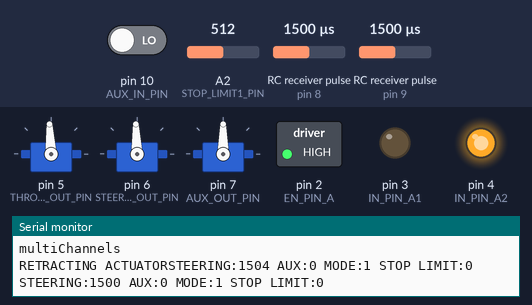
Recording of a sketch running on a simulated Arduino Uno, built with avr-gcc and run on an emulated ATmega328P. Parts: 3 × servo, switched loads named in the sketch (green lamp = pin HIGH), output pins drawn as LEDs (lit = HIGH), the last lines printed to the serial monitor. Wiring (inferred from the names in the program): 2 × RC receiver channel: data pin 8 / data pin 9. Inputs (shaded band) come from the test bench; at power-on: RC receiver pulse (sensors on pin 9, pin 8) 1500 µs, A2 (STOP_LIMIT1_PIN) = 512, pin 10 (AUX_IN_PIN) LOW. Random numbers use the default seed unless the sketch sets one.

Above: at 11.2 s.
11.3 s: RC receiver pulse (sensor on pin 9) set to 1020 µs
At 14.2 s:
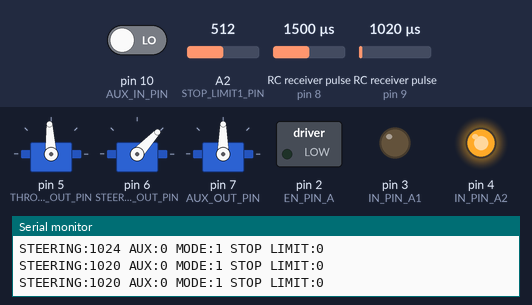
14.3 s: A2 (STOP_LIMIT1_PIN) set to 220
At 16.58 s:
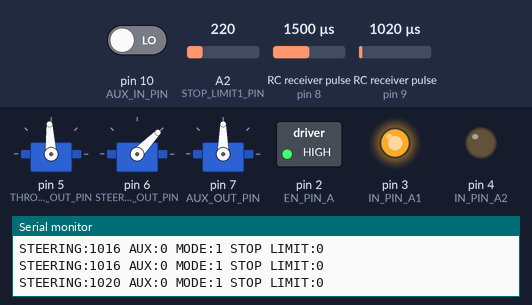
17.3 s: A2 (STOP_LIMIT1_PIN) set to 193
At 18.9 s:
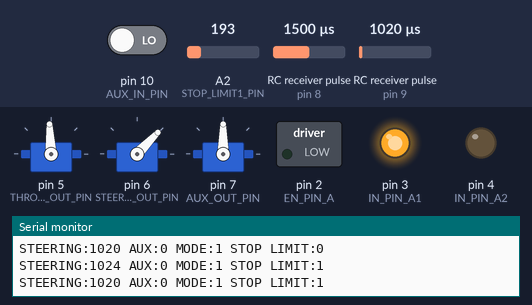
20.3 s: RC receiver pulse (sensor on pin 8) set to 1020 µs
23.3 s: A2 (STOP_LIMIT1_PIN) set to 214
At 26.22 s:
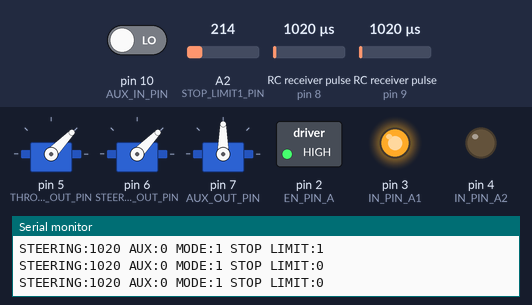
26.3 s: RC receiver pulse (sensor on pin 9) set to 1250 µs
Timing chart, 0 to 36.1 s (numbered marks = the images above; inputs shaded):
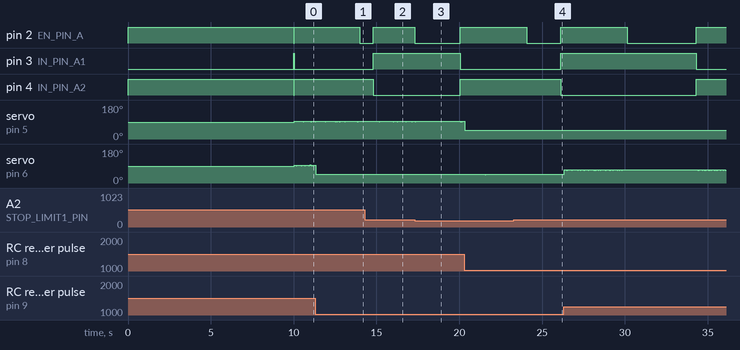

Measured:
- the behaviour switches between 204 and 203 on A2 (STOP_LIMIT1_PIN) (found by bisection; images 2 and 3)
- after the input at 23.3 s, pin 3 (IN_PIN_A1): LOW → HIGH after 2.8 s; pin 4 (IN_PIN_A2): HIGH → LOW after 2.8 s

The sketch:

ConservationMooseController.ino
```cpp
// MultiChannels
//
// rcarduino.blogspot.com
//
// A simple approach for reading three RC Channels using pin change interrupts
//
// See related posts -
// http://rcarduino.blogspot.co.uk/2012/01/how-to-read-rc-receiver-with.html
// http://rcarduino.blogspot.co.uk/2012/03/need-more-interrupts-to-read-more.html
// http://rcarduino.blogspot.co.uk/2012/01/can-i-control-more-than-x-servos-with.html
//
// rcarduino.blogspot.com
//

// include the pinchangeint library - see the links in the related topics section above for details
#include <PinChangeInt.h>

#include <Servo.h>

// Assign your channel in pins
#define THROTTLE_IN_PIN 8
#define STEERING_IN_PIN 9
#define AUX_IN_PIN 10

// Assign your channel out pins
#define THROTTLE_OUT_PIN 5
#define STEERING_OUT_PIN 6
#define AUX_OUT_PIN 7

#define IN true
#define OUT false;

#define FASTADC 1

// defines for setting and clearing register bits
#ifndef cbi
#define cbi(sfr, bit) (_SFR_BYTE(sfr) &= ~_BV(bit))
#endif
#ifndef sbi
#define sbi(sfr, bit) (_SFR_BYTE(sfr) |= _BV(bit))
#endif

// Servo objects generate the signals expected by Electronic Speed Controllers and Servos
// We will use the objects to output the signals we read in
// this example code provides a straight pass through of the signal with no custom processing
Servo servoThrottle;
Servo servoSteering;
Servo servoAux;

// These bit flags are set in bUpdateFlagsShared to indicate which
// channels have new signals
#define THROTTLE_FLAG 1
#define STEERING_FLAG 2
#define AUX_FLAG 4

//pins for the motor controller
#define EN_PIN_A 2
#define IN_PIN_A1 3
#define IN_PIN_A2 4

//pin for the magnetic limit sensor
#define STOP_LIMIT1_PIN A2

// holds the update flags defined above
volatile uint8_t bUpdateFlagsShared;

// shared variables are updated by the ISR and read by loop.
// In loop we immediatley take local copies so that the ISR can keep ownership of the
// shared ones. To access these in loop
// we first turn interrupts off with noInterrupts
// we take a copy to use in loop and the turn interrupts back on
// as quickly as possible, this ensures that we are always able to receive new signals
volatile uint16_t unThrottleInShared;
volatile uint16_t unSteeringInShared;
volatile uint16_t unAuxInShared;

// These are used to record the rising edge of a pulse in the calcInput functions
// They do not need to be volatile as they are only used in the ISR. If we wanted
// to refer to these in loop and the ISR then they would need to be declared volatile
uint32_t ulThrottleStart;
uint32_t ulSteeringStart;
uint32_t ulAuxStart;

unsigned long cm0 = 0;
unsigned long dm0 = 0;
unsigned long CYCLE_INTERVAL = 500;
unsigned long STROKE_MILLIS = 4000;
byte DEBOUNCE_INTERVAL = 20;

boolean STROKE_MODE = false;
boolean HIT_STOP_LIMIT = false;
boolean AUTO = false;

//debouncing
unsigned long am0 = 0;
unsigned long bm0 = 0;
boolean reqChange = false;

//interval for reading ADC STOP LIMIT (ms)
unsigned int ADC_STOP_LIMIT_INTERVAL = 50;
//placeholder for ADC stop limit millis() reading
unsigned long em0 = 0;

int lastAuxIn = 0;

boolean ACTUATOR_DIRECTION = IN;

unsigned int STROKE_DELAY_DURATION = 0;

//this is the approximate measured value of the stop limit magnetic sensor where we want to stop it
byte STOP_SENSOR_LIMIT = 204; //roughly 1 volt

void setup()
{
  Serial.begin(9600);

  #if FASTADC
   // set prescale to 16
   sbi(ADCSRA,ADPS2) ;
   cbi(ADCSRA,ADPS1) ;
   cbi(ADCSRA,ADPS0) ;
  #endif

  Serial.println("multiChannels");

  // attach servo objects, these will generate the correct
  // pulses for driving Electronic speed controllers, servos or other devices
  // designed to interface directly with RC Receivers
  servoThrottle.attach(THROTTLE_OUT_PIN);
  servoSteering.attach(STEERING_OUT_PIN);
  servoAux.attach(AUX_OUT_PIN);

  pinMode(EN_PIN_A, OUTPUT);
  pinMode(IN_PIN_A1, OUTPUT);
  pinMode(IN_PIN_A2, OUTPUT);
  pinMode(STOP_LIMIT1_PIN, INPUT);

  Serial.print("RETRACTING ACTUATOR");
  retractServo();
  delay(10000);

  // using the PinChangeInt library, attach the interrupts
  // used to read the channels
  PCintPort::attachInterrupt(THROTTLE_IN_PIN, calcThrottle,CHANGE);
  PCintPort::attachInterrupt(STEERING_IN_PIN, calcSteering,CHANGE);
  PCintPort::attachInterrupt(AUX_IN_PIN, calcAux,CHANGE);

  cm0 = millis();
  dm0 = millis();
  em0 = millis();
}

void loop()
{
  // create local variables to hold a local copies of the channel inputs
  // these are declared static so that thier values will be retained
  // between calls to loop.
  static uint16_t unThrottleIn;
  static uint16_t unSteeringIn;
  static uint16_t unAuxIn;
  // local copy of update flags
  static uint8_t bUpdateFlags;

  int stop_sensor_val = 0;

  // check shared update flags to see if any channels have a new signal
  if(bUpdateFlagsShared)
  {
    noInterrupts(); // turn interrupts off quickly while we take local copies of the shared variables

    // take a local copy of which channels were updated in case we need to use this in the rest of loop
    bUpdateFlags = bUpdateFlagsShared;

    // in the current code, the shared values are always populated
    // so we could copy them without testing the flags
    // however in the future this could change, so lets
    // only copy when the flags tell us we can.

    if(bUpdateFlags & THROTTLE_FLAG)
    {
      unThrottleIn = unThrottleInShared;
    }

    if(bUpdateFlags & STEERING_FLAG)
    {
      unSteeringIn = unSteeringInShared;
    }

    if(bUpdateFlags & AUX_FLAG)
    {
      unAuxIn = unAuxInShared;
    }

    // clear shared copy of updated flags as we have already taken the updates
    // we still have a local copy if we need to use it in bUpdateFlags
    bUpdateFlagsShared = 0;

    interrupts(); // we have local copies of the inputs, so now we can turn interrupts back on
    // as soon as interrupts are back on, we can no longer use the shared copies, the interrupt
    // service routines own these and could update them at any time. During the update, the
    // shared copies may contain junk. Luckily we have our local copies to work with :-)
  }

  // do any processing from here onwards
  // only use the local values unAuxIn, unThrottleIn and unSteeringIn, the shared
  // variables unAuxInShared, unThrottleInShared, unSteeringInShared are always owned by
  // the interrupt routines and should not be used in loop

  // the following code provides simple pass through
  // this is a good initial test, the Arduino will pass through
  // receiver input as if the Arduino is not there.
  // This should be used to confirm the circuit and power
  // before attempting any custom processing in a project.

  // we are checking to see if the channel value has changed, this is indicated
  // by the flags. For the simple pass through we don't really need this check,
  // but for a more complex project where a new signal requires significant processing
  // this allows us to only calculate new values when we have new inputs, rather than
  // on every cycle.
  if(bUpdateFlags & THROTTLE_FLAG)
  {
    if(servoThrottle.readMicroseconds() != unThrottleIn)
    {
      servoThrottle.writeMicroseconds(unThrottleIn);
    }
  }

  if(bUpdateFlags & STEERING_FLAG)
  {
    if(servoSteering.readMicroseconds() != unSteeringIn)
    {
      servoSteering.writeMicroseconds(unSteeringIn);
    }
  }

  if(bUpdateFlags & AUX_FLAG)
  {
    if(servoAux.readMicroseconds() != unAuxIn)
    {
      servoAux.writeMicroseconds(unAuxIn);
    }
  }

  bUpdateFlags = 0;

  unsigned long currentMillis = millis();

  /**
  takes a long time to read via analogIn and we don't need high precision
  for the limit sensor we'll use fast analogRead and only
  every 100 microsecods or so (the actuator moves pretty slowly)
  **/

  //main cycle interval
  if((currentMillis - cm0 > CYCLE_INTERVAL) || (cm0 == 0)) {

    cm0 = currentMillis;

    Serial.print("STEERING:");
    Serial.print(unSteeringIn);
    Serial.print(" AUX:");
    Serial.print(unAuxIn);
    Serial.print(" MODE:");
    Serial.print(AUTO);
    Serial.print(" STOP LIMIT:");
    Serial.print(HIT_STOP_LIMIT);
    Serial.print("\n");

  }

  //ADC read cycle for stop limit etc
  //main cycle interval
  if((currentMillis - em0 > ADC_STOP_LIMIT_INTERVAL) || (em0 == 0)) {

    em0 = currentMillis;

    stop_sensor_val = analogRead(STOP_LIMIT1_PIN);

    if(stop_sensor_val < STOP_SENSOR_LIMIT){
      HIT_STOP_LIMIT = true;
    }else{
      HIT_STOP_LIMIT = false;
    }


  }

  if((AUTO == true) && (unAuxIn > 1200)){

    //we should turn off after debouncing
    if(reqChange == false){
      reqChange = true;
      am0 = millis();
    }

    if(reqChange == true){
      if((millis() - am0) > DEBOUNCE_INTERVAL){
        AUTO = false;
        disableServo();
        reqChange = false;
        am0 = 0;
      }
    }

  }

  if((AUTO == false) && (unAuxIn < 1200)){

    //turn on after debouncing
    if(reqChange == false){
      reqChange = true;
      am0 = millis();
    }

    if(reqChange == true){
      if((millis() - am0) > DEBOUNCE_INTERVAL){
        AUTO = true;
        reqChange = false;
        am0 = 0;
      }
    }

  }

  if(AUTO == true){

    if(((currentMillis - dm0) > STROKE_MILLIS) || (dm0 == 0)) {

      STROKE_MODE = !STROKE_MODE;

      //at the "end" of the stroke there needs to be a delay
      //where the head pauses for a few seconds
      disableServo();

      delay(random(500,6000));

      dm0 = millis();
    }

    if(STROKE_MODE == true){

      extendServo();

    }else{

      retractServo();
    }

  }

  if(AUTO == false){

    //steer it manually with deadband (time and control jitter)
    if((unSteeringIn > 1400) && (unSteeringIn < 1600)){
      //do nothing
      disableServo();
    }

    if(unSteeringIn > 1600){
      ACTUATOR_DIRECTION = IN;
      retractServo();
    }

    if(unSteeringIn < 1400){
      ACTUATOR_DIRECTION = OUT;
      extendServo();
    }

  }
}

void retractServo(){

  digitalWrite(IN_PIN_A1, LOW);
  digitalWrite(IN_PIN_A2, HIGH);
  digitalWrite(EN_PIN_A, HIGH);

}

void extendServo(){

  if(HIT_STOP_LIMIT != true){

    digitalWrite(IN_PIN_A1, HIGH);
    digitalWrite(IN_PIN_A2, LOW);
    digitalWrite(EN_PIN_A, HIGH);

  }else{
    disableServo();
  }

}

void disableServo(){
  digitalWrite(EN_PIN_A, LOW);
}


// simple interrupt service routine
void calcThrottle()
{
  // if the pin is high, its a rising edge of the signal pulse, so lets record its value
  if(digitalRead(THROTTLE_IN_PIN) == HIGH)
  {
    ulThrottleStart = micros();
  }
  else
  {
    // else it must be a falling edge, so lets get the time and subtract the time of the rising edge
    // this gives use the time between the rising and falling edges i.e. the pulse duration.
    unThrottleInShared = (uint16_t)(micros() - ulThrottleStart);
    // use set the throttle flag to indicate that a new throttle signal has been received
    bUpdateFlagsShared |= THROTTLE_FLAG;
  }
}

void calcSteering()
{
  if(digitalRead(STEERING_IN_PIN) == HIGH)
  {
    ulSteeringStart = micros();
  }
  else
  {
    unSteeringInShared = (uint16_t)(micros() - ulSteeringStart);
    bUpdateFlagsShared |= STEERING_FLAG;
  }
}

void calcAux()
{
  if(digitalRead(AUX_IN_PIN) == HIGH)
  {
    ulAuxStart = micros();
  }
  else
  {
    unAuxInShared = (uint16_t)(micros() - ulAuxStart);
    bUpdateFlagsShared |= AUX_FLAG;
  }
}
```
